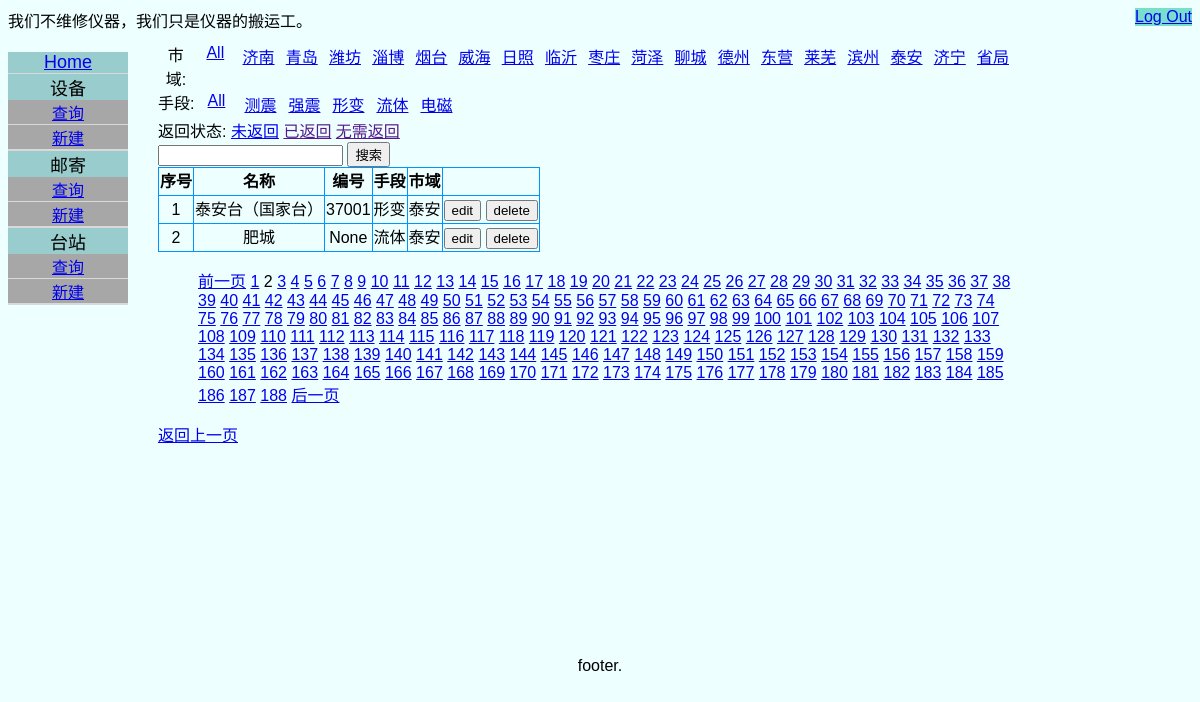
The app's page /manager/stationIndex/?page=2 (signed in), older data.
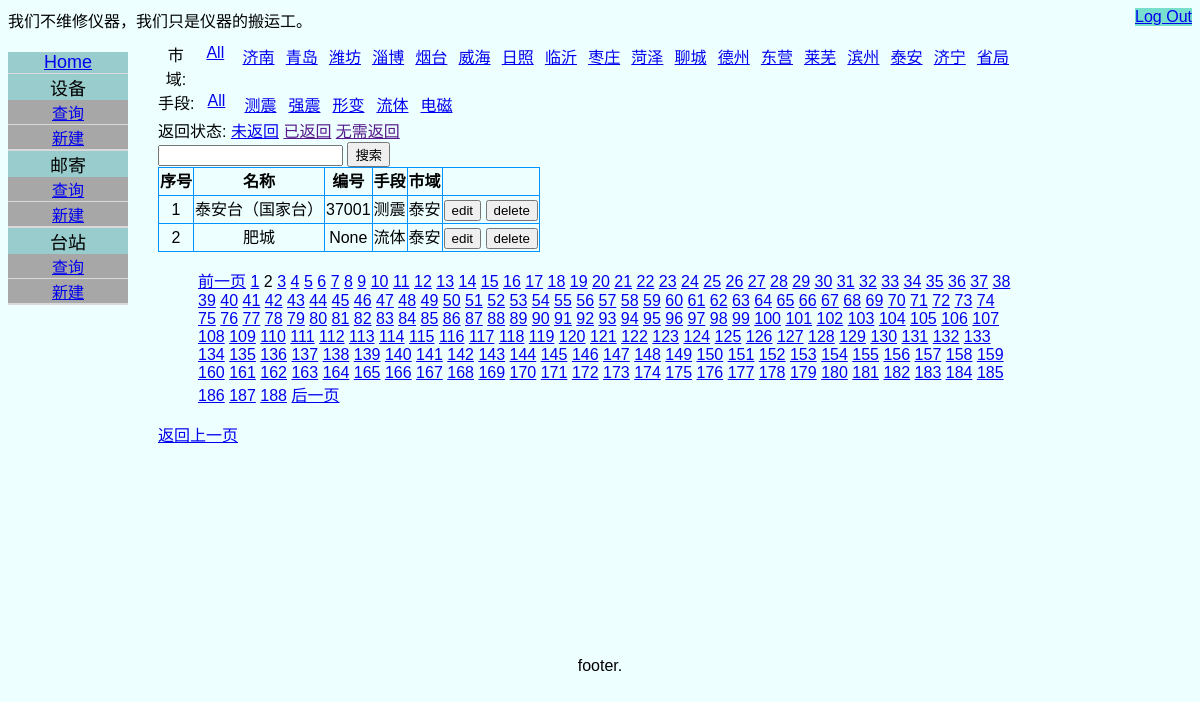
The same page, newer data.
### manager/models.py (models this page shows, shortened)
class station(models.Model):
    PROCECT_CHOICE = (
        ('十五','十五'),('十一五','十一五'),('十二五','十二五'),('背景场','背景场'),('十三五','十三五'),('九五','九五'),
        )
    code = models.CharField(max_length=32,default='',null=True,blank=True)
    name_en = models.CharField(max_length=64,default='',null=True,blank=True)
    name_cn = models.CharField(max_length=64,default='',null=True,blank=True)
    measure_means = models.ForeignKey('measure_means', on_delete=models.CASCADE,null=True,blank=True)
    project_source = models.CharField(max_length=32,null=True,blank=True,
                    default='十五',choices=PROCECT_CHOICE)
    district = models.ForeignKey('district', on_delete=models.CASCADE,null=True,blank=True)
    longtitude = models.FloatField(default=None,null=True,blank=True)
    latitude = models.FloatField(default=None,null=True,blank=True)
    heigh = models.FloatField(default=None,null=True,blank=True)
    lithology = models.CharField(max_length=32,default='',null=True,blank=True)
    address = models.CharField(max_length=256,default='',null=True,blank=True)
    staff_name = models.CharField(max_length=32,default='',null=True,blank=True)
    phone = models.CharField(max_length=32,default='',null=True,blank=True)
    image = models.ImageField(upload_to = 'station_img/',null=True,default='',blank=True)
    note = models.TextField(max_length=256,null=True,blank=True)
    class Meta:
        verbose_name = '台站列表'
        verbose_name_plural = '台站列表'

class measure_means(models.Model):
    means = models.CharField(max_length=32, default='', null=True, blank=True)
    def __str__(self):
        return self.means

class district(models.Model):
    district = models.CharField(max_length=32, default='', null=True, blank=True)
    class Meta:
        verbose_name = 'district'
    def __str__(self):
        return self.district

### manager/views.py (the view)
# urls.py: path(r'stationIndex/', views.StationIndexView.as_view(), name='stationIndex'),
@method_decorator(login_required(login_url=('/manager/login')), name='dispatch')
class StationIndexView(generic.ListView):
    model = station
    context_object_name = 'station_list'
    template_name = 'manager/stationIndex.html'
    paginate_by = 2
    ordering = ['district','name_cn']
    district = 0
    mean = 0
    def get_context_data(self, **kwargs):
        context = super().get_context_data(**kwargs)
        context['districts'] = district.objects.all()
        context['measure_means'] = measure_means.objects.all()
        return context
    def get_queryset(self):
        filter_dict = self.request.GET.dict()
        print(filter_dict)
        if 'page' in filter_dict.keys():
            filter_dict.pop('page')
        queryset = station.objects.filter(**filter_dict)
        return queryset

### manager/templates/manager/stationIndex.html (shortened to what this page needs)
{% extends './base.html' %}
{% block main %}
<div id="search_field">
{% include './searchField.html' %}
</div>
<div id="dataTable">
{% include './stationIndexTable.html' %}
</div>
{% endblock %}

### manager/templates/manager/stationIndexTable.html
<table>
    <th>序号</th><th>名称</th><th>编号</th><th>手段</th><th>市域</th><th></th>
    {% for station in station_list %}
    <tr>
    <td>{{ forloop.counter }}</td>
    <td>{{ station.name_cn }}</td>
    <td>{{ station.code }}</td>
    <td>{{ station.measure_means }}</td>
    <td>{{ station.district }}</td>
    <td><a href="{% url 'manager:stationDetail' station.id %}" ><button>edit</button></a>
    <button onclick="deleteStation({{ station.id }})" >delete</button></td>
    </tr>
    {% endfor %}
</table>
{% include './paginator.html' %}
<a href="javascript:history.go(-1);">返回上一页</a>

Row changes from the older to the newer data that the page shows:
changed station "泰安台（国家台）": measure_means "形变" → "测震"
